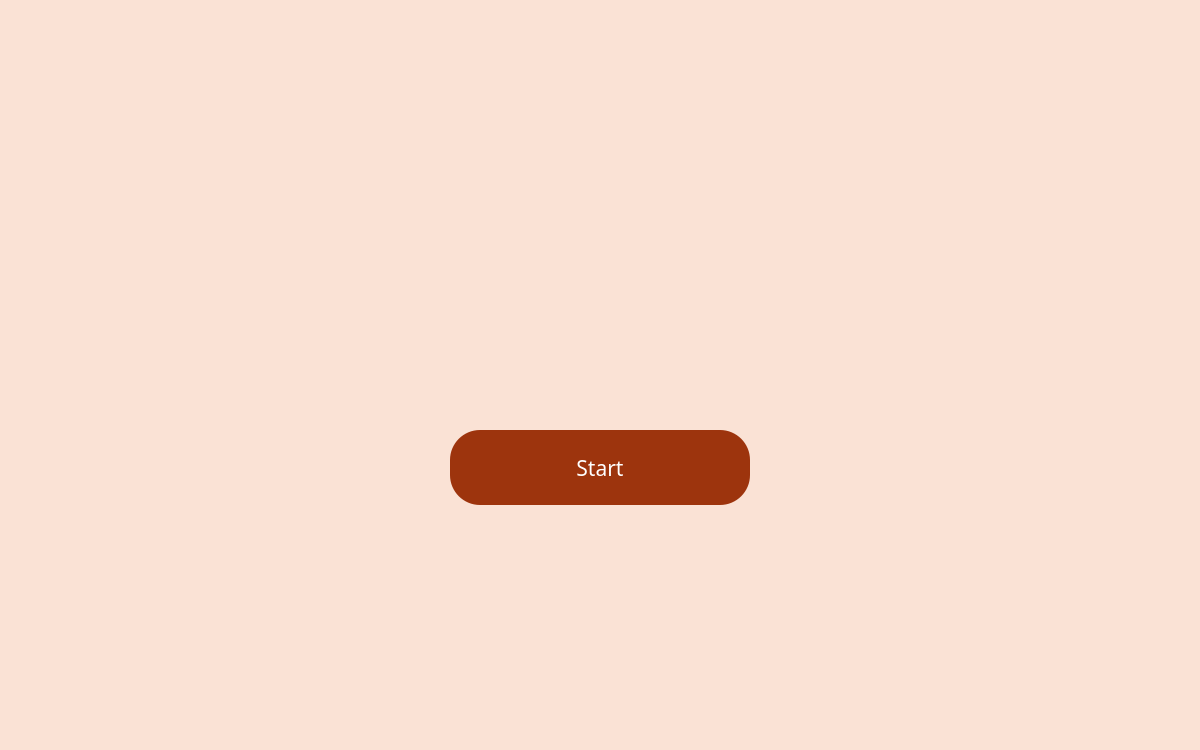
<?xml version="1.0" encoding="UTF-8"?>
<ui version="4.0">
 <class>MainWindow</class>
 <widget class="QMainWindow" name="MainWindow">
  <property name="geometry">
   <rect>
    <x>0</x>
    <y>0</y>
    <width>1200</width>
    <height>750</height>
   </rect>
  </property>
  <property name="windowTitle">
   <string>MainWindow</string>
  </property>
  <property name="styleSheet">
   <string notr="true">background-color: rgb(250, 226, 213);</string>
  </property>
  <widget class="QWidget" name="centralwidget">
   <widget class="QPushButton" name="button_start">
    <property name="geometry">
     <rect>
      <x>450</x>
      <y>430</y>
      <width>300</width>
      <height>75</height>
     </rect>
    </property>
    <property name="font">
     <font>
      <family>더잠실 2 Light</family>
      <pointsize>16</pointsize>
     </font>
    </property>
    <property name="styleSheet">
     <string notr="true">border-radius: 30px;
background-color: rgb(157,52,13);
color:rgb(255,255,255);</string>
    </property>
    <property name="text">
     <string>Start</string>
    </property>
   </widget>
   <widget class="QLabel" name="label">
    <property name="geometry">
     <rect>
      <x>360</x>
      <y>90</y>
      <width>480</width>
      <height>201</height>
     </rect>
    </property>
    <property name="styleSheet">
     <string notr="true">border-image: url(:/images/logo.png);</string>
    </property>
    <property name="text">
     <string/>
    </property>
   </widget>
  </widget>
  <widget class="QMenuBar" name="menubar">
   <property name="geometry">
    <rect>
     <x>0</x>
     <y>0</y>
     <width>1200</width>
     <height>38</height>
    </rect>
   </property>
  </widget>
  <widget class="QStatusBar" name="statusbar"/>
 </widget>
 <resources>
  <include location="Resource_1.qrc"/>
 </resources>
 <connections/>
</ui>
